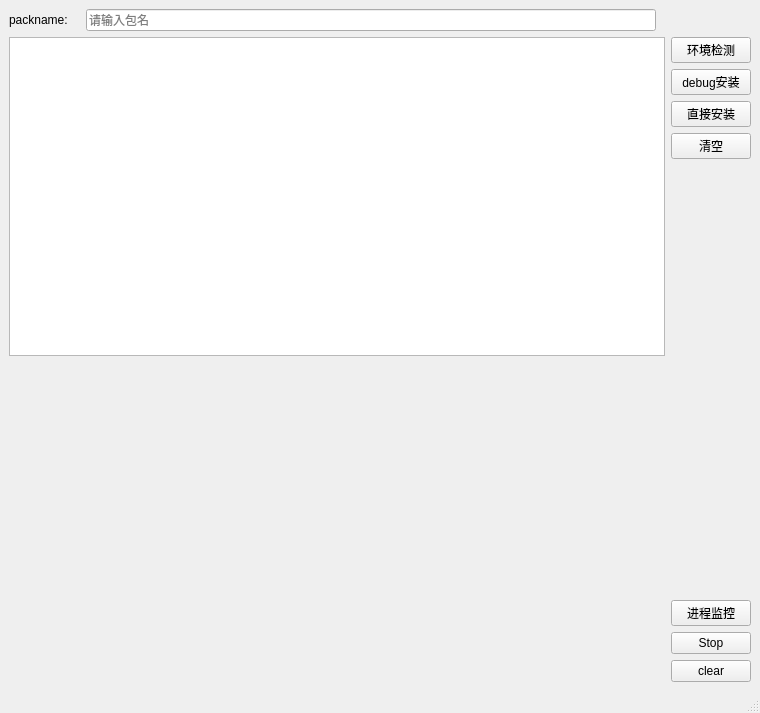
<?xml version="1.0" encoding="UTF-8"?>
<ui version="4.0">
 <class>MainWindow</class>
 <widget class="QMainWindow" name="MainWindow">
  <property name="geometry">
   <rect>
    <x>0</x>
    <y>0</y>
    <width>760</width>
    <height>713</height>
   </rect>
  </property>
  <property name="windowTitle">
   <string>MainWindow</string>
  </property>
  <widget class="QWidget" name="centralwidget">
   <layout class="QHBoxLayout" name="horizontalLayout" stretch="9">
    <item>
     <layout class="QVBoxLayout" name="outer_all">
      <item>
       <layout class="QHBoxLayout" name="ouertui_2" stretch="1">
        <item>
         <layout class="QHBoxLayout" name="input_ui" stretch="1,8,1">
          <property name="sizeConstraint">
           <enum>QLayout::SetDefaultConstraint</enum>
          </property>
          <item>
           <widget class="QLabel" name="label">
            <property name="sizePolicy">
             <sizepolicy hsizetype="Ignored" vsizetype="Fixed">
              <horstretch>0</horstretch>
              <verstretch>0</verstretch>
             </sizepolicy>
            </property>
            <property name="text">
             <string>packname:</string>
            </property>
            <property name="textFormat">
             <enum>Qt::AutoText</enum>
            </property>
            <property name="alignment">
             <set>Qt::AlignLeading|Qt::AlignLeft|Qt::AlignVCenter</set>
            </property>
           </widget>
          </item>
          <item>
           <widget class="QLineEdit" name="packname_input">
            <property name="sizePolicy">
             <sizepolicy hsizetype="Ignored" vsizetype="Fixed">
              <horstretch>0</horstretch>
              <verstretch>0</verstretch>
             </sizepolicy>
            </property>
            <property name="minimumSize">
             <size>
              <width>0</width>
              <height>0</height>
             </size>
            </property>
            <property name="maximumSize">
             <size>
              <width>700</width>
              <height>16777215</height>
             </size>
            </property>
            <property name="layoutDirection">
             <enum>Qt::LeftToRight</enum>
            </property>
            <property name="inputMask">
             <string/>
            </property>
            <property name="text">
             <string/>
            </property>
            <property name="placeholderText">
             <string>请输入包名</string>
            </property>
            <property name="clearButtonEnabled">
             <bool>false</bool>
            </property>
           </widget>
          </item>
          <item>
           <spacer name="horizontalSpacer">
            <property name="orientation">
             <enum>Qt::Horizontal</enum>
            </property>
            <property name="sizeType">
             <enum>QSizePolicy::Fixed</enum>
            </property>
            <property name="sizeHint" stdset="0">
             <size>
              <width>95</width>
              <height>20</height>
             </size>
            </property>
           </spacer>
          </item>
         </layout>
        </item>
       </layout>
      </item>
      <item>
       <layout class="QHBoxLayout" name="outerui_1" stretch="9,1">
        <item>
         <layout class="QVBoxLayout" name="out_ui">
          <property name="spacing">
           <number>7</number>
          </property>
          <property name="rightMargin">
           <number>0</number>
          </property>
          <item>
           <widget class="QPlainTextEdit" name="result_label">
            <property name="sizePolicy">
             <sizepolicy hsizetype="Expanding" vsizetype="Expanding">
              <horstretch>0</horstretch>
              <verstretch>1</verstretch>
             </sizepolicy>
            </property>
           </widget>
          </item>
          <item>
           <widget class="PlotWidget" name="historyPlot" native="true">
            <property name="sizePolicy">
             <sizepolicy hsizetype="Preferred" vsizetype="Preferred">
              <horstretch>0</horstretch>
              <verstretch>1</verstretch>
             </sizepolicy>
            </property>
           </widget>
          </item>
         </layout>
        </item>
        <item>
         <layout class="QVBoxLayout" name="button_ui">
          <item>
           <layout class="QVBoxLayout" name="verticalLayout" stretch="1,1,1,1,6">
            <item>
             <widget class="QPushButton" name="env_button">
              <property name="text">
               <string>环境检测</string>
              </property>
             </widget>
            </item>
            <item>
             <widget class="QPushButton" name="pushButton_3">
              <property name="text">
               <string>debug安装</string>
              </property>
             </widget>
            </item>
            <item>
             <widget class="QPushButton" name="pushButton_4">
              <property name="text">
               <string>直接安装</string>
              </property>
             </widget>
            </item>
            <item>
             <widget class="QPushButton" name="clear_button">
              <property name="text">
               <string>清空</string>
              </property>
             </widget>
            </item>
            <item>
             <spacer name="verticalSpacer">
              <property name="orientation">
               <enum>Qt::Vertical</enum>
              </property>
              <property name="sizeHint" stdset="0">
               <size>
                <width>20</width>
                <height>40</height>
               </size>
              </property>
             </spacer>
            </item>
           </layout>
          </item>
          <item>
           <widget class="QPushButton" name="process_start">
            <property name="text">
             <string>进程监控</string>
            </property>
           </widget>
          </item>
          <item>
           <widget class="QPushButton" name="stop_button">
            <property name="text">
             <string>Stop</string>
            </property>
           </widget>
          </item>
          <item>
           <widget class="QPushButton" name="process_clear">
            <property name="sizePolicy">
             <sizepolicy hsizetype="Minimum" vsizetype="Fixed">
              <horstretch>0</horstretch>
              <verstretch>1</verstretch>
             </sizepolicy>
            </property>
            <property name="text">
             <string>clear</string>
            </property>
           </widget>
          </item>
         </layout>
        </item>
       </layout>
      </item>
     </layout>
    </item>
   </layout>
  </widget>
  <widget class="QMenuBar" name="menubar">
   <property name="geometry">
    <rect>
     <x>0</x>
     <y>0</y>
     <width>760</width>
     <height>26</height>
    </rect>
   </property>
  </widget>
  <widget class="QStatusBar" name="statusbar"/>
 </widget>
 <customwidgets>
  <customwidget>
   <class>PlotWidget</class>
   <extends>QWidget</extends>
   <header>pyqtgraph/core</header>
   <container>1</container>
  </customwidget>
 </customwidgets>
 <resources/>
 <connections/>
</ui>
